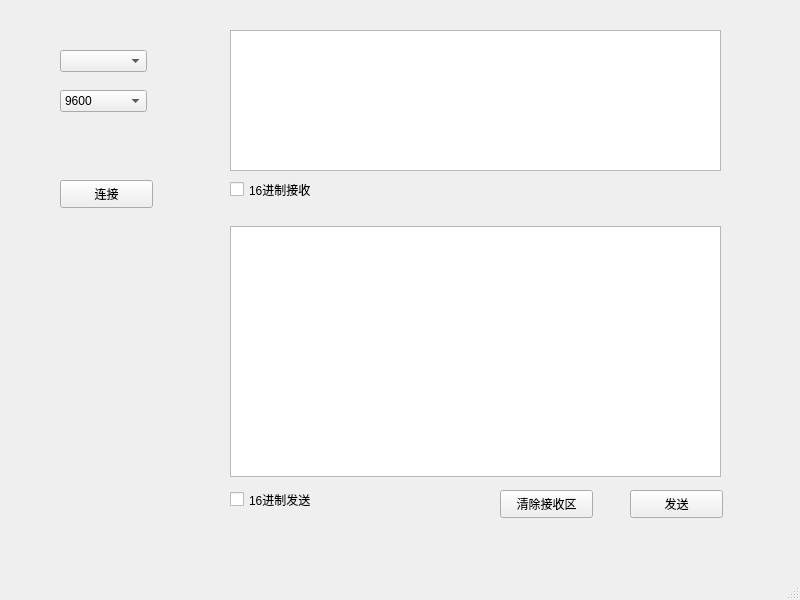
<?xml version="1.0" encoding="UTF-8"?>
<ui version="4.0">
 <class>MainWindow</class>
 <widget class="QMainWindow" name="MainWindow">
  <property name="geometry">
   <rect>
    <x>0</x>
    <y>0</y>
    <width>800</width>
    <height>600</height>
   </rect>
  </property>
  <property name="windowTitle">
   <string>MainWindow</string>
  </property>
  <widget class="QWidget" name="centralwidget">
   <widget class="QPushButton" name="connect">
    <property name="geometry">
     <rect>
      <x>60</x>
      <y>180</y>
      <width>93</width>
      <height>28</height>
     </rect>
    </property>
    <property name="text">
     <string>连接</string>
    </property>
   </widget>
   <widget class="QCheckBox" name="hexsend">
    <property name="geometry">
     <rect>
      <x>230</x>
      <y>490</y>
      <width>111</width>
      <height>19</height>
     </rect>
    </property>
    <property name="text">
     <string>16进制发送</string>
    </property>
   </widget>
   <widget class="QPushButton" name="send">
    <property name="geometry">
     <rect>
      <x>630</x>
      <y>490</y>
      <width>93</width>
      <height>28</height>
     </rect>
    </property>
    <property name="text">
     <string>发送</string>
    </property>
   </widget>
   <widget class="QTextEdit" name="receivewindows">
    <property name="geometry">
     <rect>
      <x>230</x>
      <y>30</y>
      <width>491</width>
      <height>141</height>
     </rect>
    </property>
   </widget>
   <widget class="QTextEdit" name="sendwindows">
    <property name="geometry">
     <rect>
      <x>230</x>
      <y>226</y>
      <width>491</width>
      <height>251</height>
     </rect>
    </property>
   </widget>
   <widget class="QComboBox" name="portbox">
    <property name="geometry">
     <rect>
      <x>60</x>
      <y>50</y>
      <width>87</width>
      <height>22</height>
     </rect>
    </property>
   </widget>
   <widget class="QComboBox" name="bits">
    <property name="geometry">
     <rect>
      <x>60</x>
      <y>90</y>
      <width>87</width>
      <height>22</height>
     </rect>
    </property>
    <item>
     <property name="text">
      <string>9600</string>
     </property>
    </item>
    <item>
     <property name="text">
      <string>19200</string>
     </property>
    </item>
    <item>
     <property name="text">
      <string>115200</string>
     </property>
    </item>
   </widget>
   <widget class="QCheckBox" name="hexreceive">
    <property name="geometry">
     <rect>
      <x>230</x>
      <y>180</y>
      <width>111</width>
      <height>19</height>
     </rect>
    </property>
    <property name="text">
     <string>16进制接收</string>
    </property>
   </widget>
   <widget class="QPushButton" name="clear">
    <property name="geometry">
     <rect>
      <x>500</x>
      <y>490</y>
      <width>93</width>
      <height>28</height>
     </rect>
    </property>
    <property name="text">
     <string>清除接收区</string>
    </property>
   </widget>
  </widget>
  <widget class="QMenuBar" name="menubar">
   <property name="geometry">
    <rect>
     <x>0</x>
     <y>0</y>
     <width>800</width>
     <height>26</height>
    </rect>
   </property>
  </widget>
  <widget class="QStatusBar" name="statusbar"/>
 </widget>
 <resources/>
 <connections/>
</ui>
